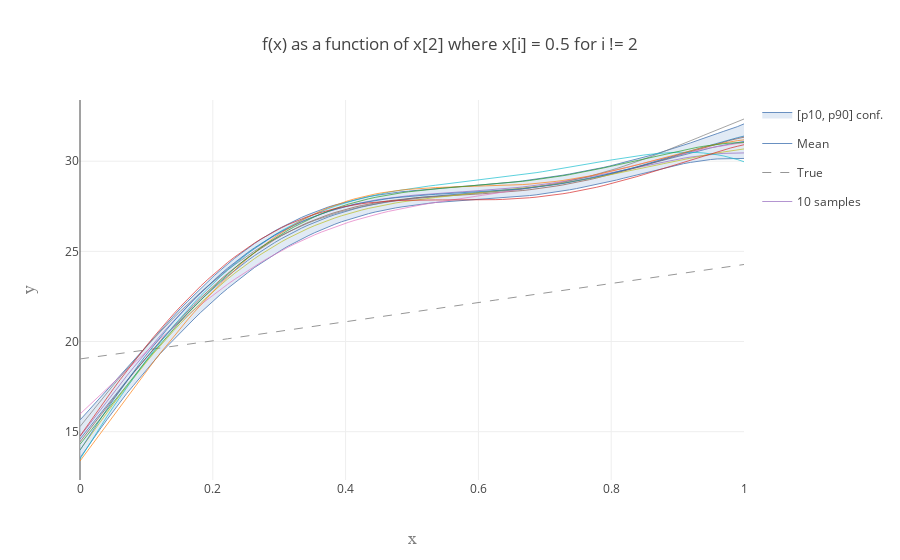

The notebook cell saved with this chart:
### Markdown cell above
#### Plot a 1D slice of the constrained model

### Code cell
# Plot constrained
mean, var, perc, mode, samples = model.calc_posterior_constrained(px_test_arr, compute_mode = False, num_samples = 1000, algorithm = 'minimax_tilting', resample = False)

p_lower = perc[0]
p_upper = perc[2]
p_label = '[p{}, p{}] conf.'.format(10, 90)

samplepaths_Z = []
if show_samplepaths: 
    samplepaths_Z = np.array(samples)

fig_constrained_1 = PlotGP2d(x_mean = px_test, mean = np.array(mean).flatten(),
                        samplepaths =  samplepaths_Z,
                        x_true = px_test, y_true = y_true,
                        p_lower = p_lower, p_upper = p_upper, p_label = p_label,
                        title = 'f(x) as a function of x[{0}] where x[i] = {1} for i != {0}'.format(plot_x_dim, x_base_val))

pltlyoff.iplot(fig_constrained_1, filename='')
